Frame 1 (no input): blank canvas, image omitted
Frame 60 (no input): blank canvas, image omitted
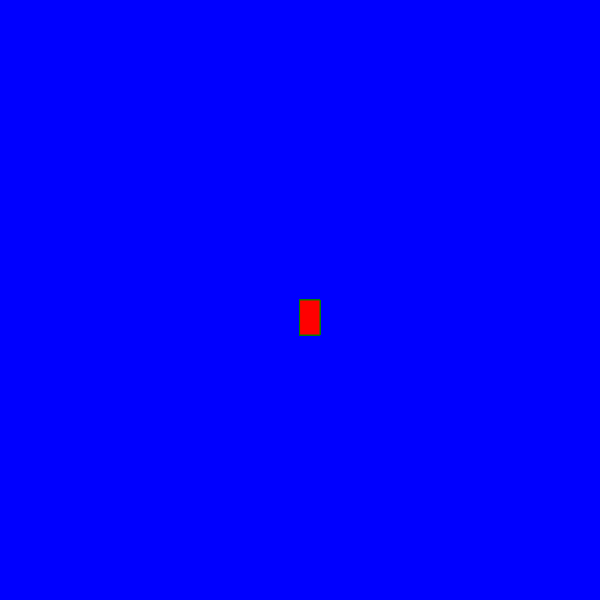
Frame 120 (the mouse pressed at the canvas centre since frame 60)

The p5.js sketch whose frames 1 and 60 were blank and that drew this single picture after the mouse press (run headless with seeded random() and noise() and a simulated clock; from frame 60 on, the mouse is pressed at the canvas centre):

// p5.js sketch
// ── sketch.js
function setup() {
  createCanvas(600, 600);
  background('blue');
}

function draw() {

  stroke("green");
  fill("red");
  
  //console.log(mouseIspressed);
  
  if (mouseIsPressed) {
   rect(mouseX,mouseY, 20, 35);
  }
}
